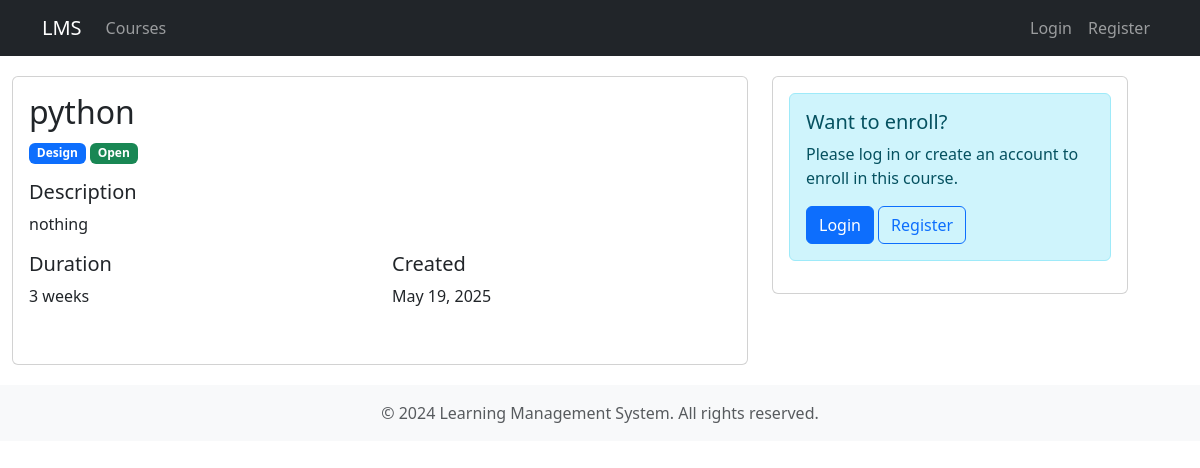
/courses/1, run on the app's committed database.
### backend/app.py (models this page shows)
class Course(db.Model):
    id = db.Column(db.Integer, primary_key=True)
    name = db.Column(db.String(100), nullable=False)
    description = db.Column(db.Text)
    duration = db.Column(db.String(50))
    category = db.Column(db.String(50))
    enrollment_status = db.Column(db.String(20), default='Open')
    created_at = db.Column(db.DateTime, default=datetime.utcnow)
    resources = db.relationship('Resource', backref='course', lazy=True, cascade='all, delete-orphan')
    batches = db.relationship('Batch', backref='course', lazy=True, cascade='all, delete-orphan')
    enrollments = db.relationship('Enrollment', backref='course', lazy=True)

### backend/app.py (the view)
@app.route('/courses/<int:course_id>')
def course_view(course_id):
    course = Course.query.get_or_404(course_id)
    return render_template('courses/view.html', course=course)

### frontend/templates/courses/view.html (shortened to what this page needs)
{% extends "base.html" %}
{% block content %}
<div class="row">
    <div class="col-md-8">
        <div class="card">
            <div class="card-body">
                <h2 class="card-title">{{ course.name }}</h2>
                <div class="mb-3">
                    <span class="badge bg-primary">{{ course.category }}</span>
                    <span class="badge {% if course.enrollment_status == 'Open' %}bg-success{% else %}bg-warning{% endif %}">
                        {{ course.enrollment_status }}
                    </span>
                </div>
                <h5>Description</h5>
                <p class="card-text">{{ course.description }}</p>
                <div class="row mb-4">
                    <div class="col-md-6">
                        <h5>Duration</h5>
                        <p>{{ course.duration }}</p>
                    </div>
                    <div class="col-md-6">
                        <h5>Created</h5>
                        <p>{{ course.created_at.strftime('%B %d, %Y') }}</p>
                    </div>
                </div>
            </div>
        </div>
    </div>
    <div class="col-md-4">
        <div class="card">
            <div class="card-body">
                {% if current_user.is_authenticated and not current_user.is_admin %}
                    {% set is_enrolled = course.id in current_user.enrollments|map(attribute='course_id')|list %}
                    {% if is_enrolled %}
                        <div class="alert alert-success">
                            <h5>You're enrolled!</h5>
                            <p>Access your course content from your dashboard.</p>
                            <a href="{{ url_for('user_dashboard') }}" class="btn btn-primary">Go to Dashboard</a>
                        </div>
                    {% else %}
                        {% if course.enrollment_status == 'Open' %}
                            <h5>Enroll in this Course</h5>
                            <form method="POST" action="{{ url_for('course_enroll', course_id=course.id) }}">
                                {% if course.batches %}
                                <div class="mb-3">
                                    <label for="batch" class="form-label">Select Batch</label>
                                    <select class="form-select" id="batch" name="batch_id" required>
                                        <option value="">Choose a batch...</option>
                                        {% for batch in course.batches %}
                                        <option value="{{ batch.id }}">
                                            {{ batch.name }} ({{ batch.start_date.strftime('%B %d, %Y') }})
                                        </option>
                                        {% endfor %}
                                    </select>
                                </div>
                                {% endif %}
                                <button type="submit" class="btn btn-success w-100">Enroll Now</button>
                            </form>
                        {% else %}
                            <div class="alert alert-warning">
                                <h5>Enrollment Closed</h5>
                                <p>This course is currently not accepting new students.</p>
                            </div>
                        {% endif %}
                    {% endif %}
                {% else %}
                    <div class="alert alert-info">
                        <h5>Want to enroll?</h5>
                        <p>Please log in or create an account to enroll in this course.</p>
                        <a href="{{ url_for('user_login') }}" class="btn btn-primary">Login</a>
                        <a href="{{ url_for('user_register') }}" class="btn btn-outline-primary">Register</a>
                    </div>
                {% endif %}
            </div>
        </div>
    </div>
</div>
{% endblock %}

### data on the page
Course: name "python", category "Design", enrollment_status "Open", description "nothing", duration "3 weeks", created_at "May 19, 2025"
